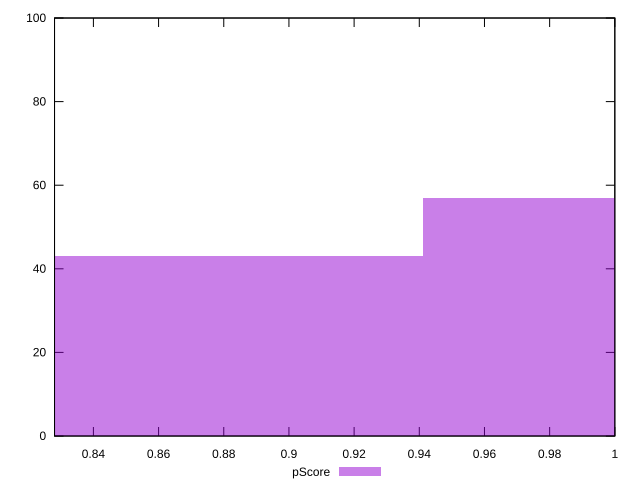

This chart was generated by the following gnuplot code:
reset

$pScore <<EOF
0.8366313301527029 43
1.0457891626908786 57
EOF

set key outside below
set boxwidth 0.20915783253817571
set xrange [0.8280724101476665:0.9999999652181568]
set yrange [0:100]
set trange [0:100]
set style fill transparent solid 0.5 noborder
set terminal svg size 640, 490 enhanced background rgb 'white'
set output "reports/report_00032_2021-02-25T10-28-15.087Z/cumulative-layout-shift/samples/card/pScore/histogram.svg"

plot $pScore title "pScore" with boxes

reset
